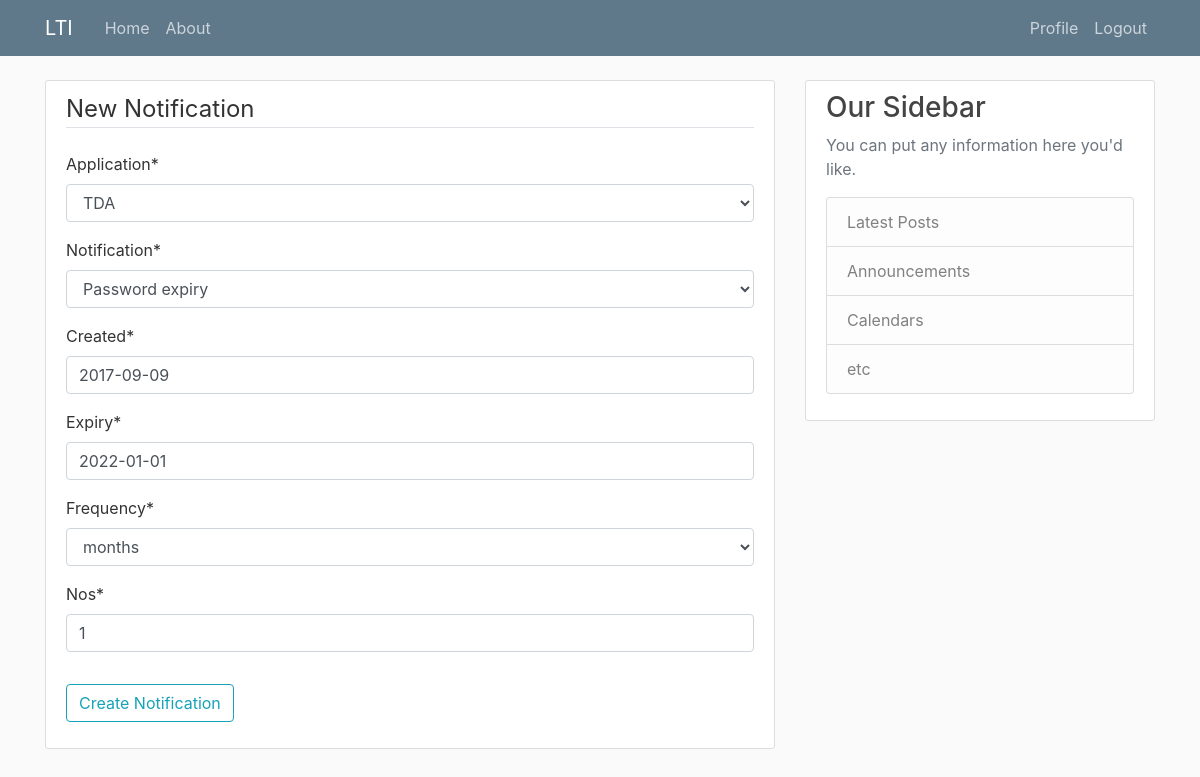
/query/14/update/ (signed in), run on the app's committed database.
### blog/models.py (models this page shows, shortened)
class Query(models.Model):
    approved = models.BooleanField(default = False)
    creator = models.ForeignKey(User, on_delete=models.CASCADE)
    Application = models.CharField(max_length=20, choices=App_NameChoices, default = 'ACE')
    Notification = models.CharField(max_length=40, choices=NotiTriggerForChoices, default = 'SSL certificate Expiry')
    date_posted = models.DateTimeField(default=timezone.now)
    created = models.DateField()
    expiry = models.DateField()
    frequency = models.CharField(max_length=10, choices=FreqChoices, default = 'hrs')
    nos = models.CharField(max_length=2)

### blog/views.py (the view, shortened to what this page needs)
# urls.py: path('query/<int:pk>/update/', QueryUpdateView.as_view(), name='query-update'),
class QueryUpdateView(LoginRequiredMixin, UserPassesTestMixin, UpdateView):
    model = Query
    fields = ['Application', 'Notification', 'created', 'expiry', 'frequency', 'nos']
    def test_func(self):
        query = self.get_object()
        if self.request.user == query.creator:
            return True
        return False

### blog/templates/blog/query_form.html (shortened to what this page needs)
{% extends "blog/base.html" %}
{% load crispy_forms_tags %}
{% block content %}
    <div class="content-section">
        <form method="POST">
            <fieldset class="form-group">
                <legend class="border-bottom mb-4">New Notification</legend>
                {{ form|crispy }}
            </fieldset>
            <div class="form-group">
                <button class="btn btn-outline-info" type="submit">Create Notification</button>
            </div>
        </form>
    </div>
{% endblock content %}

### blog/static/blog/main.css (style rules this page uses)
body { background: #fafafa; color: #333333; margin-top: 5rem; }
.content-section { background: #ffffff; padding: 10px 20px; border: 1px solid #dddddd; border-radius: 3px; margin-bottom: 20px; }

### data on the page
Query: Application "TDA", Notification "Password expiry", created "2017-09-09", expiry "2022-01-01", frequency "months", nos "1"
